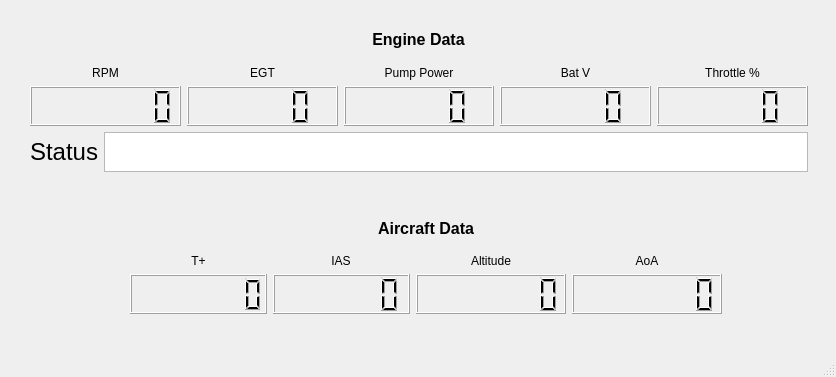
<?xml version="1.0" encoding="UTF-8"?>
<ui version="4.0">
 <class>MainWindow</class>
 <widget class="QMainWindow" name="MainWindow">
  <property name="geometry">
   <rect>
    <x>0</x>
    <y>0</y>
    <width>836</width>
    <height>377</height>
   </rect>
  </property>
  <property name="sizePolicy">
   <sizepolicy hsizetype="Fixed" vsizetype="Fixed">
    <horstretch>0</horstretch>
    <verstretch>0</verstretch>
   </sizepolicy>
  </property>
  <property name="minimumSize">
   <size>
    <width>836</width>
    <height>377</height>
   </size>
  </property>
  <property name="maximumSize">
   <size>
    <width>836</width>
    <height>377</height>
   </size>
  </property>
  <property name="windowTitle">
   <string>RAPTA Telemetry</string>
  </property>
  <property name="windowIcon">
   <iconset>
    <normaloff>icon.png</normaloff>icon.png</iconset>
  </property>
  <widget class="QWidget" name="centralwidget">
   <widget class="QWidget" name="verticalLayoutWidget_2">
    <property name="geometry">
     <rect>
      <x>130</x>
      <y>210</y>
      <width>592</width>
      <height>104</height>
     </rect>
    </property>
    <layout class="QVBoxLayout" name="AircraftBox">
     <item>
      <widget class="QLabel" name="label_2">
       <property name="text">
        <string>&lt;html&gt;&lt;head/&gt;&lt;body&gt;&lt;p align=&quot;center&quot;&gt;&lt;span style=&quot; font-size:12pt; font-weight:600;&quot;&gt;Aircraft Data&lt;/span&gt;&lt;/p&gt;&lt;/body&gt;&lt;/html&gt;</string>
       </property>
      </widget>
     </item>
     <item>
      <layout class="QGridLayout" name="gridLayout_3">
       <item row="0" column="2" alignment="Qt::AlignHCenter">
        <widget class="QLabel" name="alt_label">
         <property name="sizePolicy">
          <sizepolicy hsizetype="Minimum" vsizetype="Minimum">
           <horstretch>0</horstretch>
           <verstretch>0</verstretch>
          </sizepolicy>
         </property>
         <property name="minimumSize">
          <size>
           <width>0</width>
           <height>0</height>
          </size>
         </property>
         <property name="baseSize">
          <size>
           <width>0</width>
           <height>0</height>
          </size>
         </property>
         <property name="styleSheet">
          <string notr="true">font: 18pt &quot;MS Shell Dlg 2&quot;;</string>
         </property>
         <property name="text">
          <string>&lt;html&gt;&lt;head/&gt;&lt;body&gt;&lt;p align=&quot;center&quot;&gt;Altitude&lt;/p&gt;&lt;/body&gt;&lt;/html&gt;</string>
         </property>
        </widget>
       </item>
       <item row="1" column="3">
        <widget class="QLCDNumber" name="aoa_number">
         <property name="sizePolicy">
          <sizepolicy hsizetype="Preferred" vsizetype="Preferred">
           <horstretch>0</horstretch>
           <verstretch>0</verstretch>
          </sizepolicy>
         </property>
         <property name="minimumSize">
          <size>
           <width>150</width>
           <height>40</height>
          </size>
         </property>
         <property name="digitCount">
          <number>7</number>
         </property>
        </widget>
       </item>
       <item row="1" column="2">
        <widget class="QLCDNumber" name="alt_number">
         <property name="sizePolicy">
          <sizepolicy hsizetype="Preferred" vsizetype="Preferred">
           <horstretch>0</horstretch>
           <verstretch>0</verstretch>
          </sizepolicy>
         </property>
         <property name="minimumSize">
          <size>
           <width>150</width>
           <height>40</height>
          </size>
         </property>
         <property name="digitCount">
          <number>7</number>
         </property>
        </widget>
       </item>
       <item row="1" column="1">
        <widget class="QLCDNumber" name="ias_number">
         <property name="sizePolicy">
          <sizepolicy hsizetype="Preferred" vsizetype="Preferred">
           <horstretch>0</horstretch>
           <verstretch>0</verstretch>
          </sizepolicy>
         </property>
         <property name="minimumSize">
          <size>
           <width>120</width>
           <height>40</height>
          </size>
         </property>
         <property name="digitCount">
          <number>6</number>
         </property>
        </widget>
       </item>
       <item row="0" column="1" alignment="Qt::AlignHCenter">
        <widget class="QLabel" name="ias_label">
         <property name="sizePolicy">
          <sizepolicy hsizetype="Minimum" vsizetype="Minimum">
           <horstretch>0</horstretch>
           <verstretch>0</verstretch>
          </sizepolicy>
         </property>
         <property name="minimumSize">
          <size>
           <width>0</width>
           <height>0</height>
          </size>
         </property>
         <property name="baseSize">
          <size>
           <width>0</width>
           <height>0</height>
          </size>
         </property>
         <property name="styleSheet">
          <string notr="true">font: 18pt &quot;MS Shell Dlg 2&quot;;</string>
         </property>
         <property name="text">
          <string>&lt;html&gt;&lt;head/&gt;&lt;body&gt;&lt;p align=&quot;center&quot;&gt;IAS&lt;/p&gt;&lt;/body&gt;&lt;/html&gt;</string>
         </property>
        </widget>
       </item>
       <item row="0" column="3">
        <widget class="QLabel" name="aoa_label">
         <property name="sizePolicy">
          <sizepolicy hsizetype="Minimum" vsizetype="Minimum">
           <horstretch>0</horstretch>
           <verstretch>0</verstretch>
          </sizepolicy>
         </property>
         <property name="minimumSize">
          <size>
           <width>0</width>
           <height>0</height>
          </size>
         </property>
         <property name="baseSize">
          <size>
           <width>0</width>
           <height>0</height>
          </size>
         </property>
         <property name="styleSheet">
          <string notr="true">font: 18pt &quot;MS Shell Dlg 2&quot;;</string>
         </property>
         <property name="text">
          <string>&lt;html&gt;&lt;head/&gt;&lt;body&gt;&lt;p align=&quot;center&quot;&gt;AoA&lt;/p&gt;&lt;/body&gt;&lt;/html&gt;</string>
         </property>
        </widget>
       </item>
       <item row="1" column="0">
        <widget class="QLCDNumber" name="tplus_number">
         <property name="minimumSize">
          <size>
           <width>100</width>
           <height>0</height>
          </size>
         </property>
         <property name="digitCount">
          <number>7</number>
         </property>
        </widget>
       </item>
       <item row="0" column="0">
        <widget class="QLabel" name="tplus_label">
         <property name="sizePolicy">
          <sizepolicy hsizetype="Minimum" vsizetype="Minimum">
           <horstretch>0</horstretch>
           <verstretch>0</verstretch>
          </sizepolicy>
         </property>
         <property name="minimumSize">
          <size>
           <width>0</width>
           <height>0</height>
          </size>
         </property>
         <property name="baseSize">
          <size>
           <width>0</width>
           <height>0</height>
          </size>
         </property>
         <property name="styleSheet">
          <string notr="true">font: 18pt &quot;MS Shell Dlg 2&quot;;</string>
         </property>
         <property name="text">
          <string>&lt;html&gt;&lt;head/&gt;&lt;body&gt;&lt;p align=&quot;center&quot;&gt;T+&lt;/p&gt;&lt;/body&gt;&lt;/html&gt;</string>
         </property>
        </widget>
       </item>
      </layout>
     </item>
    </layout>
   </widget>
   <widget class="QWidget" name="verticalLayoutWidget_3">
    <property name="geometry">
     <rect>
      <x>30</x>
      <y>20</y>
      <width>778</width>
      <height>152</height>
     </rect>
    </property>
    <layout class="QVBoxLayout" name="EngineBox">
     <item alignment="Qt::AlignHCenter|Qt::AlignVCenter">
      <widget class="QLabel" name="label_3">
       <property name="text">
        <string>&lt;html&gt;&lt;head/&gt;&lt;body&gt;&lt;p align=&quot;center&quot;&gt;&lt;span style=&quot; font-size:12pt; font-weight:600;&quot;&gt;Engine Data&lt;/span&gt;&lt;/p&gt;&lt;/body&gt;&lt;/html&gt;</string>
       </property>
      </widget>
     </item>
     <item>
      <layout class="QGridLayout" name="gridLayout_5">
       <item row="0" column="3">
        <widget class="QLabel" name="bat_voltage_label">
         <property name="sizePolicy">
          <sizepolicy hsizetype="Preferred" vsizetype="Preferred">
           <horstretch>0</horstretch>
           <verstretch>0</verstretch>
          </sizepolicy>
         </property>
         <property name="minimumSize">
          <size>
           <width>63</width>
           <height>0</height>
          </size>
         </property>
         <property name="styleSheet">
          <string notr="true">font: 18pt &quot;MS Shell Dlg 2&quot;;</string>
         </property>
         <property name="text">
          <string>&lt;html&gt;&lt;head/&gt;&lt;body&gt;&lt;p align=&quot;center&quot;&gt;Bat V&lt;/p&gt;&lt;/body&gt;&lt;/html&gt;</string>
         </property>
        </widget>
       </item>
       <item row="0" column="2">
        <widget class="QLabel" name="pump_power_label">
         <property name="sizePolicy">
          <sizepolicy hsizetype="Preferred" vsizetype="Preferred">
           <horstretch>0</horstretch>
           <verstretch>0</verstretch>
          </sizepolicy>
         </property>
         <property name="minimumSize">
          <size>
           <width>150</width>
           <height>0</height>
          </size>
         </property>
         <property name="styleSheet">
          <string notr="true">font: 18pt &quot;MS Shell Dlg 2&quot;;</string>
         </property>
         <property name="text">
          <string>&lt;html&gt;&lt;head/&gt;&lt;body&gt;&lt;p align=&quot;center&quot;&gt;Pump Power&lt;/p&gt;&lt;/body&gt;&lt;/html&gt;</string>
         </property>
        </widget>
       </item>
       <item row="1" column="0">
        <widget class="QLCDNumber" name="rpm_number">
         <property name="sizePolicy">
          <sizepolicy hsizetype="Preferred" vsizetype="Preferred">
           <horstretch>0</horstretch>
           <verstretch>0</verstretch>
          </sizepolicy>
         </property>
         <property name="minimumSize">
          <size>
           <width>150</width>
           <height>40</height>
          </size>
         </property>
         <property name="digitCount">
          <number>7</number>
         </property>
        </widget>
       </item>
       <item row="0" column="4">
        <widget class="QLabel" name="throttle_pct_label">
         <property name="sizePolicy">
          <sizepolicy hsizetype="Preferred" vsizetype="Preferred">
           <horstretch>0</horstretch>
           <verstretch>0</verstretch>
          </sizepolicy>
         </property>
         <property name="minimumSize">
          <size>
           <width>150</width>
           <height>0</height>
          </size>
         </property>
         <property name="styleSheet">
          <string notr="true">font: 18pt &quot;MS Shell Dlg 2&quot;;</string>
         </property>
         <property name="text">
          <string>&lt;html&gt;&lt;head/&gt;&lt;body&gt;&lt;p align=&quot;center&quot;&gt;Throttle %&lt;/p&gt;&lt;/body&gt;&lt;/html&gt;</string>
         </property>
        </widget>
       </item>
       <item row="1" column="4">
        <widget class="QLCDNumber" name="throttle_pct_number">
         <property name="sizePolicy">
          <sizepolicy hsizetype="Preferred" vsizetype="Preferred">
           <horstretch>0</horstretch>
           <verstretch>0</verstretch>
          </sizepolicy>
         </property>
         <property name="minimumSize">
          <size>
           <width>100</width>
           <height>40</height>
          </size>
         </property>
        </widget>
       </item>
       <item row="1" column="1">
        <widget class="QLCDNumber" name="egt_number">
         <property name="sizePolicy">
          <sizepolicy hsizetype="Preferred" vsizetype="Preferred">
           <horstretch>0</horstretch>
           <verstretch>0</verstretch>
          </sizepolicy>
         </property>
         <property name="minimumSize">
          <size>
           <width>150</width>
           <height>40</height>
          </size>
         </property>
        </widget>
       </item>
       <item row="0" column="0">
        <widget class="QLabel" name="rpm_label">
         <property name="sizePolicy">
          <sizepolicy hsizetype="Preferred" vsizetype="Preferred">
           <horstretch>0</horstretch>
           <verstretch>0</verstretch>
          </sizepolicy>
         </property>
         <property name="minimumSize">
          <size>
           <width>63</width>
           <height>0</height>
          </size>
         </property>
         <property name="styleSheet">
          <string notr="true">font: 18pt &quot;MS Shell Dlg 2&quot;;</string>
         </property>
         <property name="text">
          <string>&lt;p align=&quot;center&quot;&gt;RPM&lt;/p&gt;</string>
         </property>
        </widget>
       </item>
       <item row="1" column="2">
        <widget class="QLCDNumber" name="pump_power_number">
         <property name="sizePolicy">
          <sizepolicy hsizetype="Preferred" vsizetype="Preferred">
           <horstretch>0</horstretch>
           <verstretch>0</verstretch>
          </sizepolicy>
         </property>
         <property name="minimumSize">
          <size>
           <width>100</width>
           <height>40</height>
          </size>
         </property>
        </widget>
       </item>
       <item row="0" column="1">
        <widget class="QLabel" name="egt_label">
         <property name="sizePolicy">
          <sizepolicy hsizetype="Preferred" vsizetype="Preferred">
           <horstretch>0</horstretch>
           <verstretch>0</verstretch>
          </sizepolicy>
         </property>
         <property name="minimumSize">
          <size>
           <width>63</width>
           <height>0</height>
          </size>
         </property>
         <property name="styleSheet">
          <string notr="true">font: 18pt &quot;MS Shell Dlg 2&quot;;</string>
         </property>
         <property name="text">
          <string>&lt;html&gt;&lt;head/&gt;&lt;body&gt;&lt;p align=&quot;center&quot;&gt;EGT&lt;/p&gt;&lt;/body&gt;&lt;/html&gt;</string>
         </property>
        </widget>
       </item>
       <item row="1" column="3">
        <widget class="QLCDNumber" name="bat_voltage_number">
         <property name="sizePolicy">
          <sizepolicy hsizetype="Preferred" vsizetype="Preferred">
           <horstretch>0</horstretch>
           <verstretch>0</verstretch>
          </sizepolicy>
         </property>
         <property name="minimumSize">
          <size>
           <width>100</width>
           <height>40</height>
          </size>
         </property>
        </widget>
       </item>
      </layout>
     </item>
     <item>
      <layout class="QHBoxLayout" name="horizontalLayout_2">
       <item alignment="Qt::AlignVCenter">
        <widget class="QLabel" name="eng_status_label">
         <property name="text">
          <string>&lt;html&gt;&lt;head/&gt;&lt;body&gt;&lt;p&gt;&lt;span style=&quot; font-size:18pt;&quot;&gt;Status&lt;/span&gt;&lt;/p&gt;&lt;/body&gt;&lt;/html&gt;</string>
         </property>
        </widget>
       </item>
       <item alignment="Qt::AlignVCenter">
        <widget class="QTextBrowser" name="eng_status_box">
         <property name="maximumSize">
          <size>
           <width>16777215</width>
           <height>40</height>
          </size>
         </property>
         <property name="styleSheet">
          <string notr="true">font: 16pt &quot;MS Shell Dlg 2&quot;;</string>
         </property>
         <property name="html">
          <string>&lt;!DOCTYPE HTML PUBLIC &quot;-//W3C//DTD HTML 4.0//EN&quot; &quot;http://www.w3.org/TR/REC-html40/strict.dtd&quot;&gt;
&lt;html&gt;&lt;head&gt;&lt;meta name=&quot;qrichtext&quot; content=&quot;1&quot; /&gt;&lt;style type=&quot;text/css&quot;&gt;
p, li { white-space: pre-wrap; }
&lt;/style&gt;&lt;/head&gt;&lt;body style=&quot; font-family:'MS Shell Dlg 2'; font-size:16pt; font-weight:400; font-style:normal;&quot;&gt;
&lt;p style=&quot;-qt-paragraph-type:empty; margin-top:0px; margin-bottom:0px; margin-left:0px; margin-right:0px; -qt-block-indent:0; text-indent:0px;&quot;&gt;&lt;br /&gt;&lt;/p&gt;&lt;/body&gt;&lt;/html&gt;</string>
         </property>
        </widget>
       </item>
      </layout>
     </item>
    </layout>
   </widget>
  </widget>
  <widget class="QMenuBar" name="menubar">
   <property name="geometry">
    <rect>
     <x>0</x>
     <y>0</y>
     <width>836</width>
     <height>21</height>
    </rect>
   </property>
  </widget>
  <widget class="QStatusBar" name="statusbar"/>
 </widget>
 <resources/>
 <connections/>
</ui>
